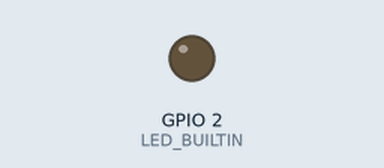
This sketch was run on a simulated ESP8266 (NodeMCU). Shown: output pins drawn as LEDs (lit = HIGH, except the on-board LED, lit = LOW). WiFi joins after 1.5 s; servers stay silent unless stated; what the sketch prints to the serial monitor is not drawn.

Above: at 0.1 s.
At 2.6 s:
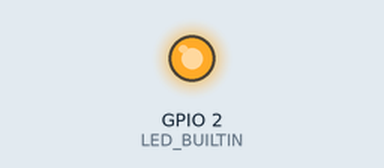
Timing chart, 0 to 4.1 s (numbered marks = the images above):
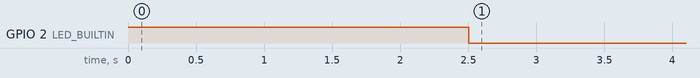

The sketch:

esp8266_bridge.ino
```cpp
#include <ESP8266WiFi.h>
#include <WiFiClient.h>

const char* ssid = "S25_FE_user";
const char* password = "nmcw44ecvdcizs5";
const char* serverHost = "10.249.61.4";
const uint16_t serverPort = 5001;

WiFiClient client;
unsigned long lastReconnect = 0;
unsigned long lastHeartbeat = 0;
const unsigned long RECONNECT_INTERVAL = 5000;
const unsigned long HEARTBEAT_INTERVAL = 15000;

void setup() {
  Serial.begin(115200);
  pinMode(LED_BUILTIN, OUTPUT);
  digitalWrite(LED_BUILTIN, HIGH);
  delay(1000);

  Serial.println("\n[ESP] WiFi Bridge Starting...");
  WiFi.begin(ssid, password);
  Serial.print("[WiFi] Connecting");

  int attempts = 0;
  while (WiFi.status() != WL_CONNECTED && attempts < 30) {
    delay(500);
    Serial.print(".");
    attempts++;
  }

  if (WiFi.status() == WL_CONNECTED) {
    Serial.println("\n[WiFi] ✓ Connected!");
    Serial.print("[WiFi] IP: ");
    Serial.println(WiFi.localIP());
    digitalWrite(LED_BUILTIN, LOW);
  } else {
    Serial.println("\n[WiFi] ✗ Failed!");
  }

  connectToServer();
  Serial.println("[ESP] Ready");
}

void loop() {
  if (!client.connected()) {
    if (millis() - lastReconnect > RECONNECT_INTERVAL) {
      Serial.println("[ESP] Reconnecting...");
      connectToServer();
      lastReconnect = millis();
    }
  } else {
    digitalWrite(LED_BUILTIN, LOW);

    if (millis() - lastHeartbeat > HEARTBEAT_INTERVAL) {
      sendToServer("{\"type\":\"heartbeat\"}");
      lastHeartbeat = millis();
    }

    if (client.available()) {
      String line = client.readStringUntil('\n');
      line.trim();
      if (line.length() > 0) {
        Serial.println(line);
      }
    }
  }

  if (Serial.available() > 0) {
    String line = Serial.readStringUntil('\n');
    line.trim();
    if (line.length() > 0 && client.connected()) {
      client.println(line);
    }
  }

  delay(10);
}

void connectToServer() {
  Serial.print("[Server] Connecting to ");
  Serial.print(serverHost);
  Serial.print(":");
  Serial.println(serverPort);

  if (client.connect(serverHost, serverPort)) {
    Serial.println("[Server] ✓ Connected!");
    lastHeartbeat = millis();
    delay(100);
    sendToServer("{\"type\":\"hello\",\"device\":\"esp8266\"}");
  } else {
    Serial.println("[Server] ✗ Failed!");
  }
}

void sendToServer(String message) {
  if (client.connected()) {
    client.println(message);
  }
}
```
